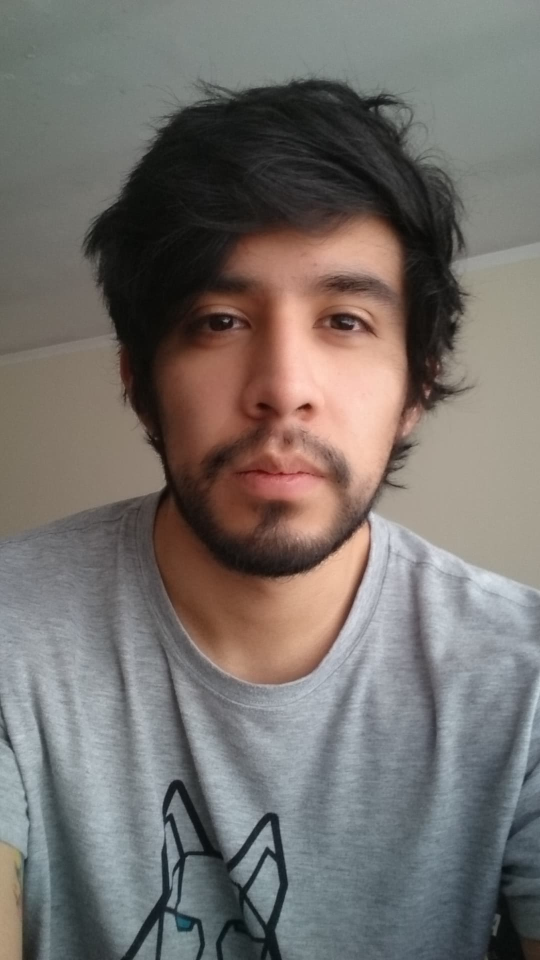
#> input picture Chapter 2/Haar Cascades/face.jpg, 1080 x 1920 px (shown at 1/2 size)
$ python haar.py
#> lines starting #> are read from the running program, lines starting #| are printed output that depends on the picture; after the words box and inside, x2 and y2 are one past the last pixel; in counts of white or black regions, pixels touching at a corner belong together

import numpy as np
import cv2

#First we need to upload the xml classifier
face_cascade = cv2.CascadeClassifier('frontalface.xml')

img = cv2.imread('face.jpg')
#> img is the input picture: shape (1920, 1080, 3); mean B, G, R 108.3, 112.2, 117.1
img_2 = cv2.imread('many.jpg')
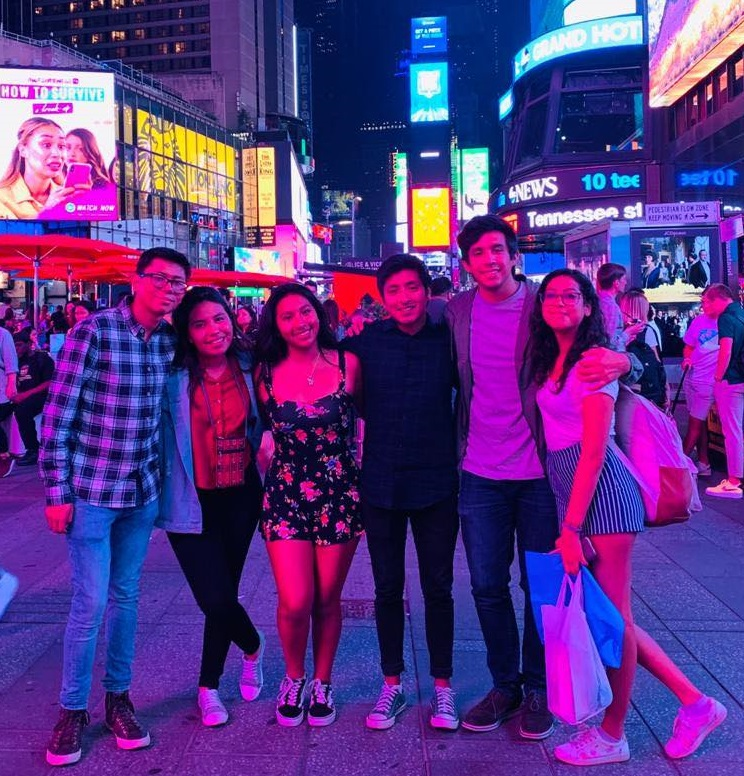
#> input picture Chapter 2/Haar Cascades/many.jpg, 744 x 776 px
#> img_2 is the input picture: shape (776, 744, 3); mean B, G, R 131.2, 50.6, 90

img = cv2.resize(img,(400,700))
#> img: shape (700, 400, 3)

#We need to convert  the image to grayScale
gray = cv2.cvtColor(img, cv2.COLOR_BGR2GRAY)
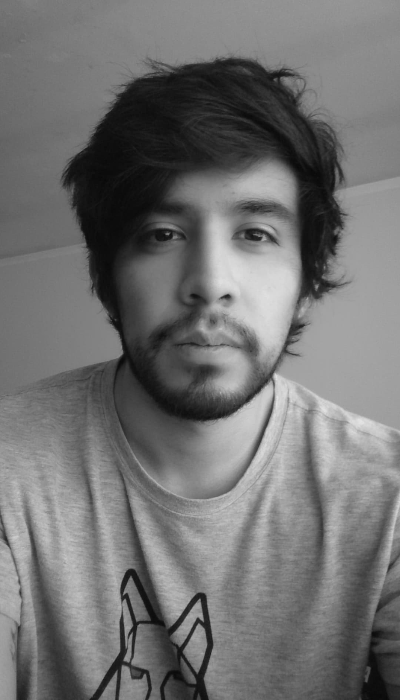
#> gray: shape (700, 400); min 8, max 228, mean 113.1
gray_2 = cv2.cvtColor(img_2, cv2.COLOR_BGR2GRAY)
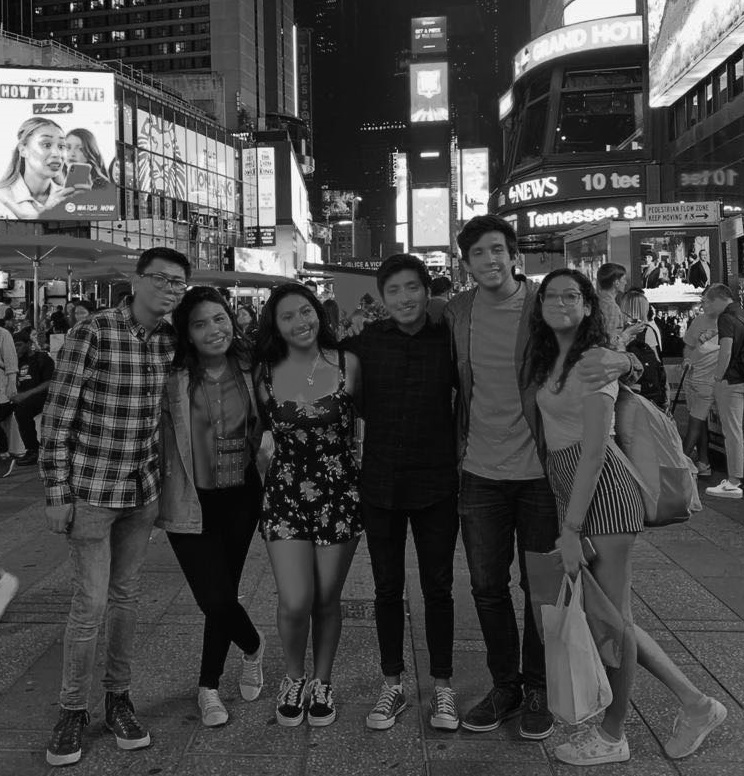
#> gray_2: shape (776, 744); min 1, max 255, mean 71.6

#The Scale Factor determines just how much the original image
#is going to be reduced in every Scale
ScaleFactor = 1.2

#Just like the name says this wil determine the number of neighbors
#to a higher value, the model will be more selective
minNeighbors = 5

#We apply the cascades too our grayscaled images
faces = face_cascade.detectMultiScale(gray, ScaleFactor, minNeighbors)
#> faces = [[94, 144, 234, 234]]
faces_2 = face_cascade.detectMultiScale(gray_2, ScaleFactor, minNeighbors)
#> faces_2 = [[30, 127, 47, 47], [464, 232, 49, 49], [141, 259, 52, 52], [378, 269, 50, 50], [537, 278, 47, 47], [273, 295, 49, 49], [181, 301, 56, 56]]

#Once the algorithm finished we will extract the coordinates of the detections
for (x,y,w,h) in faces:
    #For every coordinate we will draw a rectangle in the original image
    cv2.rectangle(img,(x,y),(x+w,y+h),(255,255,0),2)
    roi = img[y:y+h, x:x+w]
#> this loop made 1 pass
#> pass 1, `roi = img[y:y+h, x:x+w]`:
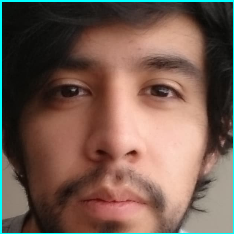
#> roi: shape (234, 234, 3); mean B, G, R 80.1, 91.6, 115.8
#> after the loop:
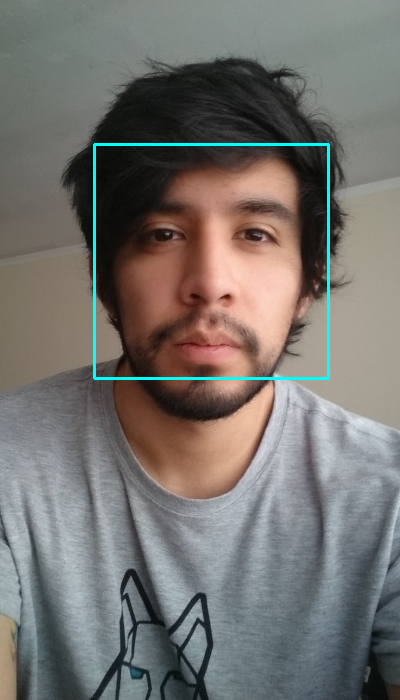
#> img: shape (700, 400, 3); mean B, G, R 110.1, 113.9, 116.3

#same for the second image
for (x,y,w,h) in faces_2:
    cv2.rectangle(img_2,(x,y),(x+w,y+h),(255,255,0),2)
    roi = img_2[y:y+h, x:x+w]
#> this loop made 7 passes
#> pass 1, `roi = img_2[y:y+h, x:x+w]`:
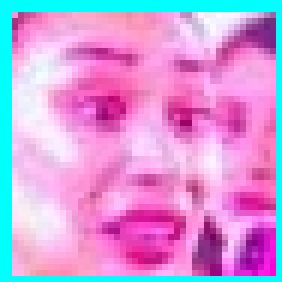
#> roi: shape (47, 47, 3) (shown 6 times larger); mean B, G, R 216.5, 155.7, 207.6
#> after the loop:
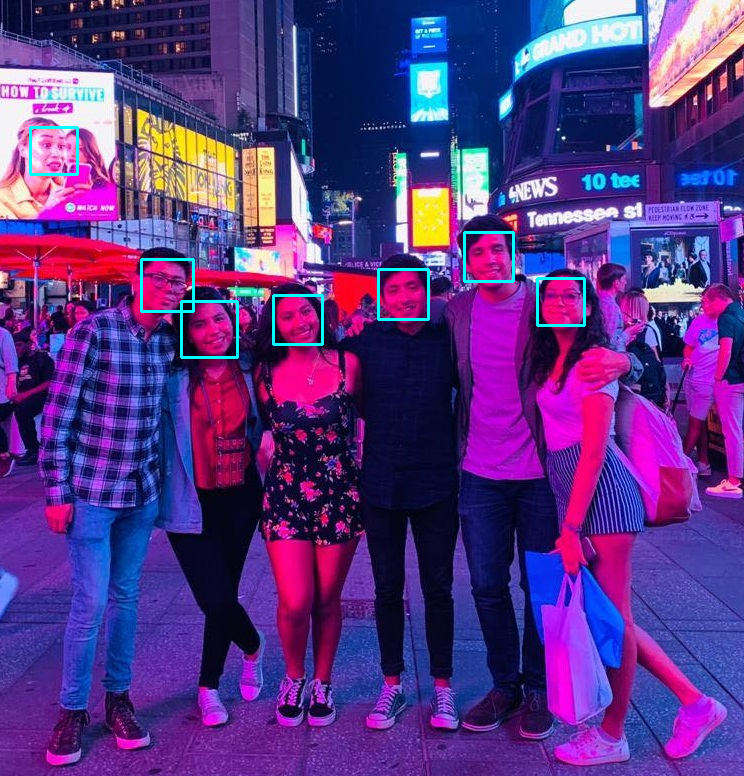
#> img_2: shape (776, 744, 3); 0.72% of pixels changed, all inside (x1, y1, x2, y2) = (29, 126, 586, 359)

cv2.imshow('Face',img)
cv2.imshow('Faces',img_2)

cv2.waitKey(0)
cv2.destroyAllWindows()
